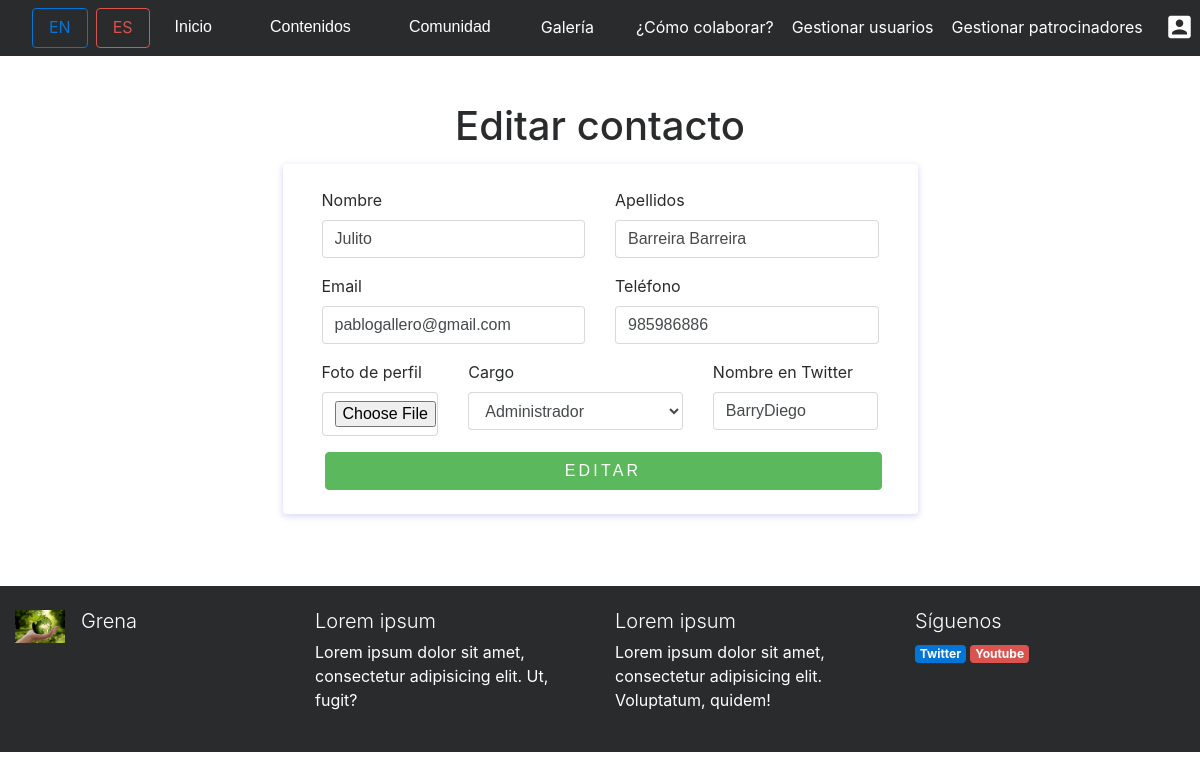
/index.php?controller=contactos&action=edit&id=1 (signed in), run on the app's committed database.
### tables this page shows
CREATE TABLE IF NOT EXISTS CONTACTOS(
		ID_CONTACTO INT(10) AUTO_INCREMENT,
		NOMBRE VARCHAR(255) NOT NULL,
		APELLIDOS VARCHAR(255) NOT NULL,
		EMAIL VARCHAR(255) NOT NULL,
		CARGO VARCHAR(255) NOT NULL,
		TELEFONO VARCHAR(255) NOT NULL,
		RUTAFOTO VARCHAR(255) NOT NULL,
		RUTATWITTER VARCHAR(255) NOT NULL,
		CONSTRAINT PK_CONTACTOS PRIMARY KEY(ID_CONTACTO)

	);

### core/ViewManager.php (called while the page is built, shortened)
<?php
class ViewManager {
	private $variables = array();
	public function setVariable($varname, $value, $flash=false) {
		$this->variables[$varname] = $value;
	}
	public function getVariable($varname, $default=NULL) {
		if (!isset($this->variables[$varname])) {
			return $default;
		}
		return $this->variables[$varname];
	}
	public function render($controller, $viewname) {
		include(__DIR__."/../view/$controller/$viewname.php");
	}
	private static $viewmanager_singleton = NULL;
	public static function getInstance() {
		if (self::$viewmanager_singleton == null) {
			self::$viewmanager_singleton = new ViewManager();
		}
		return self::$viewmanager_singleton;
	}
}

### controller/ContactosController.php (called while the page is built, shortened)
<?php
require_once(__DIR__."/../model/Contacto.php");
require_once(__DIR__."/../model/ContactoMapper.php");
require_once(__DIR__."/../core/ViewManager.php");
class ContactosController extends BaseController {
	private $contactoMapper;
	public function __construct() {
		$this->contactoMapper = new ContactoMapper();
	}
	public function edit() {
		$contactoid = $_GET["id"];
		$contacto= $this->contactoMapper->findById($contactoid);
	$this->view->setVariable("contacto", $contacto);
	$this->view->render("contactos", "edit");
	}
}

### index.php (called while the page is built, shortened)
<?php
function run() {
	try {
		$controller = loadController($_GET["controller"]);
		$actionName = $_GET["action"];
		$controller->$actionName();
	} catch(Exception $ex) {
		die("An exception occured!!!!!".$ex->getMessage());
	}
}
function loadController($controllerName) {
	return new $controllerClassName();
}
run();
?>

### core/I18n.php (called while the page is built, shortened)
<?php
class I18n {
	private $messages;
	public function i18n($key) {
		if (isset($this->messages[$key])){
			return $this->messages[$key];
		}else{
			return $key;
		}
	}
	private static $i18n_singleton = null;
	public static function getInstance() {
		if (self::$i18n_singleton == NULL) {
			self::$i18n_singleton = new I18n();
		}
		return self::$i18n_singleton;
	}
}
function i18n($key) {
	return I18n::getInstance()->i18n($key);
}

### model/Contacto.php (called while the page is built, shortened)
<?php
class Contacto {
	private $id;
	private $nombre;
	private $apellidos;
	private $email;
	private $telefono;
	private $rutatwitter;
	public function __construct($id=NULL, $nombre=NULL,$apellidos=NULL,$email=NULL,$cargo=NULL,$telefono=NULL,$rutafoto=NULL,$rutatwitter=NULL) {
		$this->id = $id;
		$this->nombre= $nombre;
        $this->apellidos= $apellidos;
        $this->email= $email;
		$this->cargo= $cargo;
        $this->telefono= $telefono;
        $this->rutatwitter= $rutatwitter;
	}
	public function getId() {
		return $this->id;
	}
	public function getNombre() {
		return $this->nombre;
	}
	public function getApellidos() {
		return $this->apellidos;
	}
	public function getEmail() {
		return $this->email;
	}
	public function getCargo() {
		return $this->cargo;
	}
	public function getTelefono() {
		return $this->telefono;
	}
    public function getRutatwitter() {
		return $this->rutatwitter;
	}
}

### model/ContactoMapper.php (called while the page is built, shortened)
<?php
require_once(__DIR__."/../core/PDOConnection.php");
require_once(__DIR__."/../model/Contacto.php");
class ContactoMapper {
	private $db;
	public function __construct() {
		$this->db = PDOConnection::getInstance();
	}
	public function findById($contid){
		$stmt = $this->db->prepare("SELECT * FROM CONTACTOS WHERE ID_CONTACTO=?");
		$stmt->execute(array($contid));
		$cont = $stmt->fetch(PDO::FETCH_ASSOC);
		if($cont != null) {
			return new Contacto(
			$cont["ID_CONTACTO"],
			$cont["NOMBRE"],
			$cont["APELLIDOS"],
			$cont["EMAIL"],
			$cont["CARGO"],
			$cont["TELEFONO"],
			$cont["RUTAFOTO"],
			$cont["RUTATWITTER"],);
		} else {
			return NULL;
		}
	}
	}

### core/PDOConnection.php (called while the page is built)
<?php
class PDOConnection {
	private static $dbhost = "127.0.0.1";
	private static $dbname = "GRENA";
	private static $dbuser = "grena";
	private static $dbpass = "grena21";
	private static $db_singleton = null;
	public static function getInstance() {
		if (self::$db_singleton == null) {
			self::$db_singleton = new PDO(
			"mysql:host=".self::$dbhost.";dbname=".self::$dbname.";charset=utf8",
			self::$dbuser,
			self::$dbpass,
			array(
				PDO::ATTR_EMULATE_PREPARES => false,
				PDO::ATTR_ERRMODE => PDO::ERRMODE_EXCEPTION
			)
		);
	}
	return self::$db_singleton;
}
}
?>

### view/contactos/edit.php (the view, shortened to what this page needs)
<?php
require_once(__DIR__."/../../core/ViewManager.php");
$view = ViewManager::getInstance();
$contacto= $view->getVariable("contacto");
?>
<div class="container mb-5"><div class=" text-center mt-5 ">
        <h1><?= i18n("Editar contacto")?></h1>
    </div>
    <div class="row ">
        <div class="col-lg-7 mx-auto">
            <div class="card mt-2 mx-auto p-4 bg-light">
                <div class="card-body bg-light">
                    <div class="container">
                        <form id="contact-form" role="form" action="index.php?controller=contactos&amp;action=edit&amp;id=<?= $contacto->getId() ?>" onsubmit="return validarformulariocontacto()" method="POST">
                            <div class="controls">
                                <div class="row">
                                    <div class="col-md-6">
                                        <div class="form-group"> <label for="nombre"><?= i18n("Nombre")?></label> <input id="nombre" onblur="comprobarAlfabetico(this.id,50)"  type="text" name="nombre" class="form-control" value="<?= $contacto->getNombre() ?>" placeholder="<?= i18n("Introduzca aquí el nombre")?>" required="required" > </div>
                                    </div>
                                    <div class="col-md-6">
                                        <div class="form-group"> <label for="apellidos"><?= i18n("Apellidos")?></label> <input id="apellidos" onblur="comprobarAlfabetico(this.id,50)"  type="text" name="apellidos" class="form-control" value="<?= $contacto->getApellidos() ?>" placeholder="<?= i18n("Introduzca aquí los apellidos")?>" required="required" > </div>
                                    </div>
                                </div>
                                <div class="row">
                                    <div class="col-md-6">
                                        <div class="form-group"> <label for="email">Email</label> <input id="email" onblur="comprobarEmail(this.id)" type="text" name="email" class="form-control" value="<?= $contacto->getEmail() ?>" placeholder="<?= i18n("Introduzca aquí el email")?>" required="required" > </div>
                                    </div>
                                    <div class="col-md-6">
                                        <div class="form-group"> <label for="telefono"><?= i18n("Teléfono")?></label> <input id="telefono" onblur="comprobarTelf(this.id)" type="text" name="telefono" class="form-control" value="<?= $contacto->getTelefono() ?>" placeholder="<?= i18n("Introduzca aquí el teléfono")?>" required="required" > </div>
                                    </div>
                                </div>
                                <div class="row">
                                    <div class="col-md-3">
                                        <div class="form-group"> <label for="rutafoto"><?= i18n("Foto de perfil")?></label> <input id="fotoperfil" type="file" accept="image/png, image/jpeg" name="rutafoto" class="form-control"  required="required" > </div>
                                    </div>
                                    <div class="col-md-5">
                                        <div class="form-group"> <label for="form_need"><?= i18n("Cargo")?></label> <select id="cargo" name="cargo" class="form-control" required="required" data-error="Indica el cargo, por favor.">
                                                <option <?php if($contacto->getCargo() =="Administrador"){ ?> selected <?php } ?> value="Administrador" ><?= i18n("Administrador")?></option>
                                            </select> </div>
                                    </div>
                                    <div class="col-md-4">
                                        <div class="form-group"> <label for="rutatwitter"> <?= i18n("Nombre en Twitter")?></label> <input id="twitter" onblur="comprobarTexto(this.id,25)"  type="text" name="rutatwitter" class="form-control" value="<?= $contacto->getRutatwitter() ?>" placeholder="<?= i18n("Su @ en Twitter")?>" required="required" > </div>
                                    </div>
                                    <div class="col-md-12"> <button type="submit" class="btn btn-success btn-send pt-2 btn-block w-100" name="submit" value="submit"> <?= i18n("Editar")?> </button></div>
                                </div>
                            </div>
                        </form>
                    </div>
                </div>
            </div>
        </div>
    </div>
</div>

### css/style.css (style rules this page uses)
.btn-send { font-weight: 300; text-transform: uppercase; letter-spacing: 0.2em; width: 80%; margin-left: 3px }
.card { margin-left: 10px; margin-right: 10px }

### data on the page
contactos: nombre "Julito", apellidos "Barreira Barreira", email "pablogallero@gmail.com", telefono "985986886", rutatwitter "BarryDiego"

### other printed values
i18n("Inicio") "Inicio"
i18n("Contenidos") "Contenidos"
i18n("Comunidad") "Comunidad"
i18n("Galería") "Galería"
i18n("¿Cómo colaborar?") "¿Cómo colaborar?"
i18n("Gestionar usuarios") "Gestionar usuarios"
i18n("Gestionar patrocinadores") "Gestionar patrocinadores"
i18n("Editar contacto") "Editar contacto"
i18n("Nombre") "Nombre"
i18n("Apellidos") "Apellidos"
i18n("Teléfono") "Teléfono"
i18n("Foto de perfil") "Foto de perfil"
i18n("Cargo") "Cargo"
i18n("Nombre en Twitter") "Nombre en Twitter"
i18n("Editar") "EDITAR"
